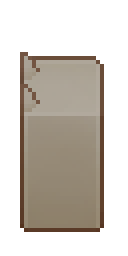
#> input picture assets/images/cat/left.png, 32 x 64 px, found by its file name (shown 4 times larger)
$ python mirror.py
#> lines starting #> are read from the running program, lines starting #| are printed output that depends on the picture
from PIL import Image

image = Image.open("left.png")
#> image is the input picture: PIL image 32x64 RGBA; mean R, G, B, A 66.8, 60.8, 52.9, 114.7
flipped_image = image.transpose(Image.FLIP_LEFT_RIGHT)
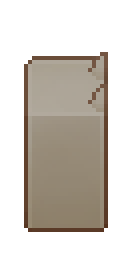
#> flipped_image: PIL image 32x64 RGBA (shown 4 times larger); mean R, G, B, A 66.8, 60.8, 52.9, 114.7; transparent parts drawn white
flipped_image.save("right.png")
